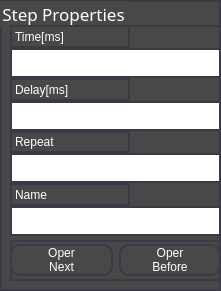
   <widget class="QGroupBox" name="step_properties">
    <property name="geometry">
     <rect>
      <x>1320</x>
      <y>440</y>
      <width>221</width>
      <height>291</height>
     </rect>
    </property>
    <property name="font">
     <font>
      <family>Ubuntu Mono</family>
      <pointsize>13</pointsize>
      <bold>false</bold>
     </font>
    </property>
    <property name="styleSheet">
     <string notr="true">background-color: rgb(72, 72, 72);
color: rgb(255, 255, 255);
border: 2px solid rgb(61, 56, 70)
</string>
    </property>
    <property name="title">
     <string>Step Properties</string>
    </property>
    <widget class="QWidget" name="gridLayoutWidget_4">
     <property name="geometry">
      <rect>
       <x>10</x>
       <y>25</y>
       <width>211</width>
       <height>211</height>
      </rect>
     </property>
     <layout class="QGridLayout" name="gridLayout_3">
      <property name="spacing">
       <number>0</number>
      </property>
      <item row="9" column="0">
       <widget class="QTextEdit" name="step_name">
        <property name="maximumSize">
         <size>
          <width>16777215</width>
          <height>30</height>
         </size>
        </property>
        <property name="styleSheet">
         <string notr="true">background-color: rgb(255, 255, 255);
color: rgb(0, 0, 0)</string>
        </property>
       </widget>
      </item>
      <item row="2" column="0">
       <widget class="QLabel" name="label_31">
        <property name="maximumSize">
         <size>
          <width>120</width>
          <height>60</height>
         </size>
        </property>
        <property name="frameShape">
         <enum>QFrame::Shape::Box</enum>
        </property>
        <property name="frameShadow">
         <enum>QFrame::Shadow::Raised</enum>
        </property>
        <property name="lineWidth">
         <number>3</number>
        </property>
        <property name="text">
         <string>Delay[ms]</string>
        </property>
       </widget>
      </item>
      <item row="1" column="0">
       <widget class="QTextEdit" name="step_time">
        <property name="maximumSize">
         <size>
          <width>16777215</width>
          <height>30</height>
         </size>
        </property>
        <property name="styleSheet">
         <string notr="true">background-color: rgb(255, 255, 255);
color: rgb(0, 0, 0)</string>
        </property>
       </widget>
      </item>
      <item row="0" column="0">
       <widget class="QLabel" name="label_30">
        <property name="maximumSize">
         <size>
          <width>120</width>
          <height>60</height>
         </size>
        </property>
        <property name="frameShape">
         <enum>QFrame::Shape::Box</enum>
        </property>
        <property name="frameShadow">
         <enum>QFrame::Shadow::Raised</enum>
        </property>
        <property name="lineWidth">
         <number>3</number>
        </property>
        <property name="text">
         <string>Time[ms]</string>
        </property>
       </widget>
      </item>
      <item row="3" column="0">
       <widget class="QTextEdit" name="step_delay">
        <property name="maximumSize">
         <size>
          <width>16777215</width>
          <height>30</height>
         </size>
        </property>
        <property name="styleSheet">
         <string notr="true">background-color: rgb(255, 255, 255);
color: rgb(0, 0, 0)</string>
        </property>
       </widget>
      </item>
      <item row="7" column="0">
       <widget class="QTextEdit" name="step_repeat">
        <property name="maximumSize">
         <size>
          <width>16777215</width>
          <height>30</height>
         </size>
        </property>
        <property name="styleSheet">
         <string notr="true">background-color: rgb(255, 255, 255);
color: rgb(0, 0, 0)</string>
        </property>
       </widget>
      </item>
      <item row="6" column="0">
       <widget class="QLabel" name="label_34">
        <property name="maximumSize">
         <size>
          <width>120</width>
          <height>60</height>
         </size>
        </property>
        <property name="frameShape">
         <enum>QFrame::Shape::Box</enum>
        </property>
        <property name="frameShadow">
         <enum>QFrame::Shadow::Raised</enum>
        </property>
        <property name="lineWidth">
         <number>3</number>
        </property>
        <property name="text">
         <string>Repeat</string>
        </property>
       </widget>
      </item>
      <item row="8" column="0">
       <widget class="QLabel" name="label_29">
        <property name="maximumSize">
         <size>
          <width>120</width>
          <height>60</height>
         </size>
        </property>
        <property name="frameShape">
         <enum>QFrame::Shape::Box</enum>
        </property>
        <property name="frameShadow">
         <enum>QFrame::Shadow::Raised</enum>
        </property>
        <property name="lineWidth">
         <number>3</number>
        </property>
        <property name="text">
         <string>Name</string>
        </property>
       </widget>
      </item>
     </layout>
    </widget>
    <widget class="QWidget" name="horizontalLayoutWidget">
     <property name="geometry">
      <rect>
       <x>10</x>
       <y>240</y>
       <width>211</width>
       <height>41</height>
      </rect>
     </property>
     <layout class="QHBoxLayout" name="horizontalLayout">
      <item>
       <widget class="QPushButton" name="oper_next">
        <property name="styleSheet">
         <string notr="true">background-color: rgbrgb(0, 0, 0);
border-radius: 10px;
</string>
        </property>
        <property name="text">
         <string>Oper
Next</string>
        </property>
       </widget>
      </item>
      <item>
       <widget class="QPushButton" name="oper_before">
        <property name="styleSheet">
         <string notr="true">background-color: rgbrgb(0, 0, 0);
border-radius: 10px;
</string>
        </property>
        <property name="text">
         <string>Oper
Before</string>
        </property>
       </widget>
      </item>
     </layout>
    </widget>
   </widget>
